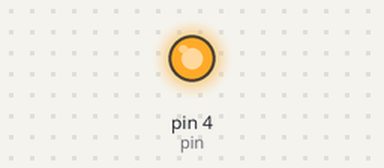
Recording of a sketch running on a simulated Arduino Uno, built with avr-gcc and run on an emulated ATmega328P. Shown: output pins drawn as LEDs (lit = HIGH).

Above: at 0.05 s.
Timing chart, 0 to 4.6 s (numbered marks = the images above):
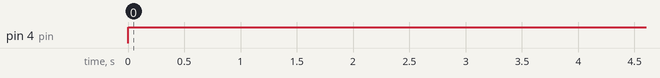

The sketch:

khan_sender_firmware.ino
```cpp
#include <SPI.h>
#include <mcp2515.h>
struct can_frame canMsg1;
struct can_frame canMsg2;

#define pin 4

void setup() {
  pinMode(pin, OUTPUT);
  digitalWrite(pin, HIGH);
  MCP2515 mcp2515(23);
  delay(5000);
  digitalWrite(pin, LOW);
  mcp2515.reset();
  mcp2515.setBitrate(CAN_125KBPS);
  mcp2515.setLoopbackMode();
  delay(1000);

//
  canMsg1.can_id  = 0x0F6;
  canMsg1.can_dlc = 8;
  canMsg1.data[0] = 0x8E;
  canMsg1.data[1] = 0x87;
  canMsg1.data[2] = 0x32;
  canMsg1.data[3] = 0xFA;
  canMsg1.data[4] = 0x26;
  canMsg1.data[5] = 0x8E;
  canMsg1.data[6] = 0xBE;
  canMsg1.data[7] = 0x86;

  canMsg2.can_id  = 0x036;
  canMsg2.can_dlc = 8;
  canMsg2.data[0] = 0x0E;
  canMsg2.data[1] = 0x00;
  canMsg2.data[2] = 0x00;
  canMsg2.data[3] = 0x08;
  canMsg2.data[4] = 0x01;
  canMsg2.data[5] = 0x00;
  canMsg2.data[6] = 0x00;
  canMsg2.data[7] = 0xA0;

  mcp2515.reset();
  mcp2515.setBitrate(CAN_125KBPS);
  mcp2515.setNormalMode();
  while(true){
    digitalWrite(4, HIGH);
    mcp2515.sendMessage(&canMsg1);
    mcp2515.sendMessage(&canMsg2);
    delay(1000);
    digitalWrite(4, LOW);
    delay(1000);
  }
}

void loop() {


//  digitalWrite(4, HIGH);
//  delay(1000);
//  digitalWrite(4, LOW);
//  delay(1000);
}
```

Measured:
- by itself, pin 4 (pin): repeats every 2.0 s: LOW 1.0 s, HIGH 1.0 s
